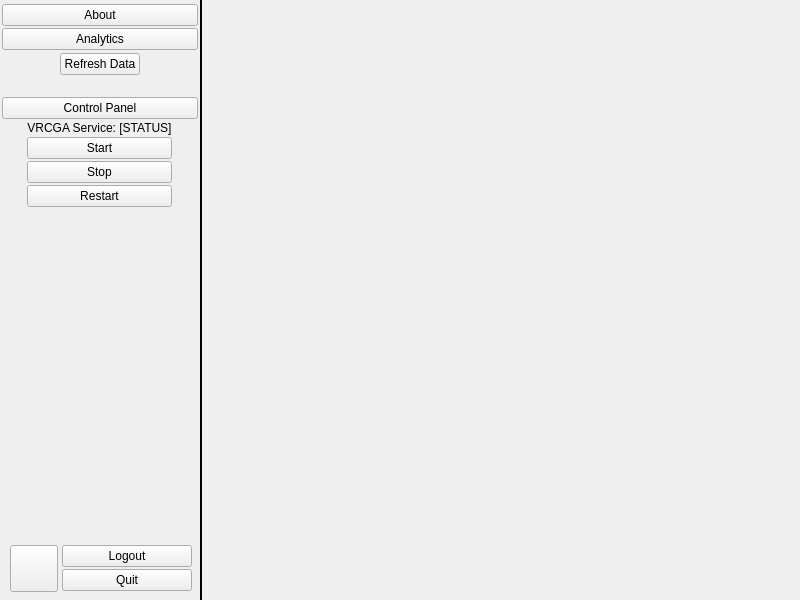
<?xml version="1.0" encoding="UTF-8"?>
<ui version="4.0">
 <class>AppMain</class>
 <widget class="QWidget" name="AppMain">
  <property name="geometry">
   <rect>
    <x>0</x>
    <y>0</y>
    <width>800</width>
    <height>600</height>
   </rect>
  </property>
  <property name="windowTitle">
   <string>Form</string>
  </property>
  <layout class="QVBoxLayout" name="verticalLayout">
   <property name="spacing">
    <number>0</number>
   </property>
   <property name="leftMargin">
    <number>0</number>
   </property>
   <property name="topMargin">
    <number>0</number>
   </property>
   <property name="rightMargin">
    <number>0</number>
   </property>
   <property name="bottomMargin">
    <number>0</number>
   </property>
   <item>
    <widget class="QSplitter" name="navContentSplitter">
     <property name="styleSheet">
      <string notr="true">QSplitter::handle {
    background-color: #000000; 
}</string>
     </property>
     <property name="orientation">
      <enum>Qt::Horizontal</enum>
     </property>
     <property name="handleWidth">
      <number>2</number>
     </property>
     <property name="childrenCollapsible">
      <bool>false</bool>
     </property>
     <widget class="QWidget" name="nav" native="true">
      <property name="minimumSize">
       <size>
        <width>140</width>
        <height>0</height>
       </size>
      </property>
      <property name="maximumSize">
       <size>
        <width>200</width>
        <height>16777215</height>
       </size>
      </property>
      <layout class="QVBoxLayout" name="navLayout">
       <property name="spacing">
        <number>2</number>
       </property>
       <property name="leftMargin">
        <number>2</number>
       </property>
       <property name="topMargin">
        <number>4</number>
       </property>
       <property name="rightMargin">
        <number>2</number>
       </property>
       <property name="bottomMargin">
        <number>0</number>
       </property>
       <item>
        <widget class="QPushButton" name="aboutButton">
         <property name="text">
          <string>About</string>
         </property>
         <property name="checkable">
          <bool>true</bool>
         </property>
         <attribute name="buttonGroup">
          <string notr="true">appPageNavButtons</string>
         </attribute>
        </widget>
       </item>
       <item>
        <widget class="QPushButton" name="analyticsButton">
         <property name="text">
          <string>Analytics</string>
         </property>
         <property name="checkable">
          <bool>true</bool>
         </property>
         <attribute name="buttonGroup">
          <string notr="true">appPageNavButtons</string>
         </attribute>
        </widget>
       </item>
       <item>
        <widget class="QWidget" name="refreshDataButtonWidget" native="true">
         <layout class="QHBoxLayout" name="refreshDataButtonLayout">
          <property name="spacing">
           <number>0</number>
          </property>
          <property name="leftMargin">
           <number>0</number>
          </property>
          <property name="topMargin">
           <number>1</number>
          </property>
          <property name="rightMargin">
           <number>0</number>
          </property>
          <property name="bottomMargin">
           <number>20</number>
          </property>
          <item>
           <spacer name="horizontalSpacer_3">
            <property name="orientation">
             <enum>Qt::Horizontal</enum>
            </property>
            <property name="sizeHint" stdset="0">
             <size>
              <width>40</width>
              <height>20</height>
             </size>
            </property>
           </spacer>
          </item>
          <item>
           <widget class="QPushButton" name="refreshDataButton">
            <property name="text">
             <string>Refresh Data</string>
            </property>
           </widget>
          </item>
          <item>
           <spacer name="horizontalSpacer_4">
            <property name="orientation">
             <enum>Qt::Horizontal</enum>
            </property>
            <property name="sizeHint" stdset="0">
             <size>
              <width>40</width>
              <height>20</height>
             </size>
            </property>
           </spacer>
          </item>
         </layout>
        </widget>
       </item>
       <item>
        <widget class="QPushButton" name="controlPanelButton">
         <property name="text">
          <string>Control Panel</string>
         </property>
         <property name="checkable">
          <bool>true</bool>
         </property>
         <attribute name="buttonGroup">
          <string notr="true">appPageNavButtons</string>
         </attribute>
        </widget>
       </item>
       <item>
        <widget class="QWidget" name="vrcgaServiceSubPanel" native="true">
         <layout class="QHBoxLayout" name="analyticsSubPanelLayout">
          <property name="leftMargin">
           <number>9</number>
          </property>
          <property name="topMargin">
           <number>0</number>
          </property>
          <property name="rightMargin">
           <number>9</number>
          </property>
          <item>
           <spacer name="horizontalSpacer">
            <property name="orientation">
             <enum>Qt::Horizontal</enum>
            </property>
            <property name="sizeHint" stdset="0">
             <size>
              <width>40</width>
              <height>20</height>
             </size>
            </property>
           </spacer>
          </item>
          <item>
           <layout class="QVBoxLayout" name="vrcgaServiceSubPanelItemsLayout">
            <property name="spacing">
             <number>2</number>
            </property>
            <item>
             <widget class="QLabel" name="vrcgaServiceStatus">
              <property name="text">
               <string>VRCGA Service: [STATUS]</string>
              </property>
              <property name="alignment">
               <set>Qt::AlignCenter</set>
              </property>
             </widget>
            </item>
            <item>
             <widget class="QPushButton" name="startVRCGAServiceButton">
              <property name="text">
               <string>Start</string>
              </property>
             </widget>
            </item>
            <item>
             <widget class="QPushButton" name="stopVRCGAServiceButton">
              <property name="text">
               <string>Stop</string>
              </property>
             </widget>
            </item>
            <item>
             <widget class="QPushButton" name="restartVRCGAServiceButton">
              <property name="text">
               <string>Restart</string>
              </property>
             </widget>
            </item>
           </layout>
          </item>
          <item>
           <spacer name="horizontalSpacer_2">
            <property name="orientation">
             <enum>Qt::Horizontal</enum>
            </property>
            <property name="sizeHint" stdset="0">
             <size>
              <width>40</width>
              <height>20</height>
             </size>
            </property>
           </spacer>
          </item>
         </layout>
        </widget>
       </item>
       <item>
        <spacer name="navSpacer">
         <property name="orientation">
          <enum>Qt::Vertical</enum>
         </property>
         <property name="sizeHint" stdset="0">
          <size>
           <width>20</width>
           <height>40</height>
          </size>
         </property>
        </spacer>
       </item>
       <item>
        <layout class="QHBoxLayout" name="optionsAndExitLayout">
         <property name="spacing">
          <number>4</number>
         </property>
         <property name="leftMargin">
          <number>8</number>
         </property>
         <property name="rightMargin">
          <number>6</number>
         </property>
         <property name="bottomMargin">
          <number>8</number>
         </property>
         <item>
          <widget class="QToolButton" name="settingsButton">
           <property name="text">
            <string/>
           </property>
           <property name="icon">
            <iconset resource="../../resources.qrc">
             <normaloff>:/images/images/SettingsIcon.png</normaloff>:/images/images/SettingsIcon.png</iconset>
           </property>
           <property name="iconSize">
            <size>
             <width>40</width>
             <height>40</height>
            </size>
           </property>
           <property name="checkable">
            <bool>true</bool>
           </property>
           <attribute name="buttonGroup">
            <string notr="true">appPageNavButtons</string>
           </attribute>
          </widget>
         </item>
         <item>
          <layout class="QVBoxLayout" name="exitLayout">
           <property name="spacing">
            <number>2</number>
           </property>
           <item>
            <widget class="QPushButton" name="logoutButton">
             <property name="text">
              <string>Logout</string>
             </property>
            </widget>
           </item>
           <item>
            <widget class="QPushButton" name="quitButton">
             <property name="text">
              <string>Quit</string>
             </property>
            </widget>
           </item>
          </layout>
         </item>
        </layout>
       </item>
      </layout>
     </widget>
     <widget class="QStackedWidget" name="content">
      <property name="minimumSize">
       <size>
        <width>1</width>
        <height>0</height>
       </size>
      </property>
      <property name="currentIndex">
       <number>2</number>
      </property>
      <widget class="AboutPage" name="aboutPage"/>
      <widget class="AnalyticsPage" name="analyticsPage"/>
      <widget class="ControlPanel" name="controlPanel"/>
      <widget class="QWidget" name="settingsPage">
       <widget class="QLabel" name="settingsWIPLabel">
        <property name="geometry">
         <rect>
          <x>280</x>
          <y>250</y>
          <width>101</width>
          <height>16</height>
         </rect>
        </property>
        <property name="text">
         <string>Settings WIP</string>
        </property>
       </widget>
      </widget>
     </widget>
    </widget>
   </item>
  </layout>
 </widget>
 <customwidgets>
  <customwidget>
   <class>AboutPage</class>
   <extends>QWidget</extends>
   <header>gui.aboutpage</header>
   <container>1</container>
  </customwidget>
  <customwidget>
   <class>AnalyticsPage</class>
   <extends>QWidget</extends>
   <header>gui.analyticspage</header>
   <container>1</container>
  </customwidget>
  <customwidget>
   <class>ControlPanel</class>
   <extends>QWidget</extends>
   <header>gui.controlpanel</header>
   <container>1</container>
  </customwidget>
 </customwidgets>
 <resources>
  <include location="../../resources.qrc"/>
 </resources>
 <connections/>
 <buttongroups>
  <buttongroup name="appPageNavButtons"/>
 </buttongroups>
</ui>
